Frame 1 (no input): blank canvas, image omitted
Frame 60 (no input): blank canvas, image omitted
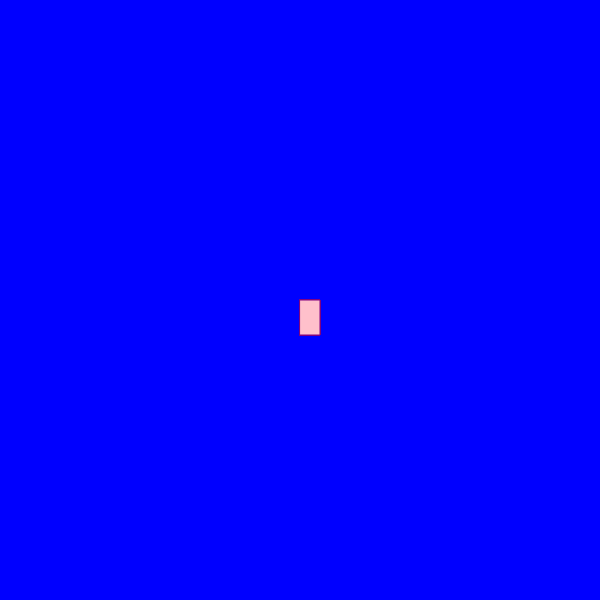
Frame 120 (the mouse pressed at the canvas centre since frame 60)

The p5.js sketch whose frames 1 and 60 were blank and that drew this single picture after the mouse press (run headless with seeded random() and noise() and a simulated clock; from frame 60 on, the mouse is pressed at the canvas centre):

// p5.js sketch
// ── sketch.js
function setup() {
  createCanvas(600, 600);
  background("blue");
}

function draw() {
  stroke("purple");
  fill("pink");

  // console.log(mouseIsPressed)

  if (mouseIsPressed) {
    rect(mouseX, mouseY, 20, 35);
  }
}
